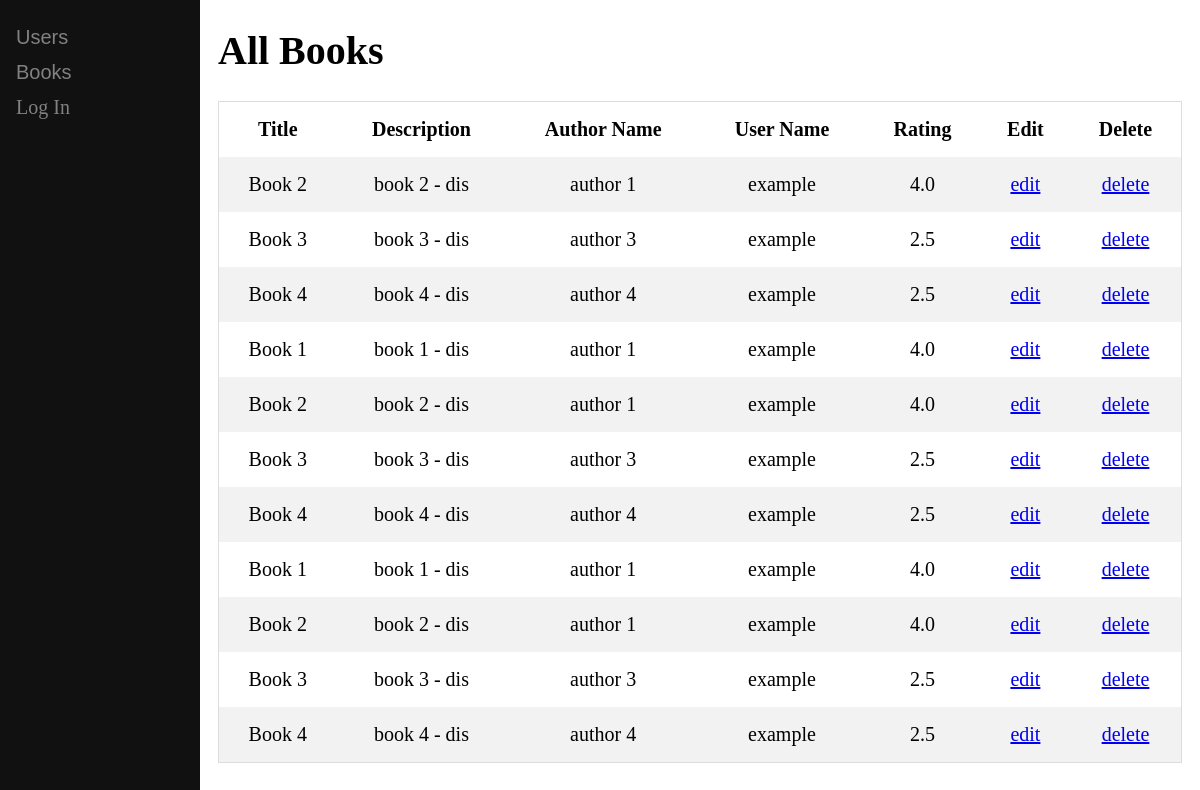
Screenshot of /allbook/ with the database file from the repository.
### book/models.py (models this page shows, shortened)
class Books(models.Model):
    title = models.CharField(max_length=100, blank=True,null=True)
    description = models.TextField(max_length=100, blank=True,null=True)
    rating = models.DecimalField(decimal_places=1, max_digits=20, default=0.0)
    user = models.ForeignKey(User,on_delete=models.SET_NULL,null=True, blank=True)
    author = models.ForeignKey(Author,on_delete=models.SET_NULL,null=True, blank=True)
    created = models.DateTimeField(auto_now_add=True)
    Id = models.UUIDField(default=uuid.uuid4, unique=True,primary_key=True,editable=False)

class Author(models.Model):
    name = models.CharField(max_length=100, blank=True,null=True)
    created = models.DateTimeField(auto_now_add=True)
    Id = models.IntegerField(unique=True,primary_key=True,editable=False)
    def __str__(self):
        return str(self.name)

### book/views.py (the view)
# urls.py: path('allbook/',views.allbooks,name='allbook'),
def allbooks(request):
    book = Books.objects.all()
    context = {'book':book}
    return render(request,'book/allbook.html',context)

### templates/book/allbook.html
{% extends 'main.html' %}
{% block content %}
<div class="main">
    <h1> All Books </h1>
    <table>
        <tr>
            <th>Title</th>
            <th>Description</th>
            <th>Author Name</th>
            <th>User Name</th>
            <th>Rating</th>
            <th>Edit</th>
            <th>Delete</th>
        </tr>
        {% for i in book %}
        <tr>
            <td>{{i.title}}</td>
            <td>{{i.description}}</td>
            <td>{{i.author}}</td>
            <td>{{i.user}}</td>
            <td>{{i.rating}}</td>
            <td><a href="{% url 'updatebook' i.Id %}">edit</a></td>
            <td><a href="{% url 'deletebook' i.Id %}">delete</a></td>
        </tr>
        {% endfor %}
    </table>
</div>
{% endblock content %}

### templates/main.html (shortened to what this page needs)
<!DOCTYPE html>
{% load static %}
<html lang="en">
    <head>
        <link rel="stylesheet" href='{% static "css/utilis.css" %}' />
        <link rel="stylesheet" href='{% static "css/main.css" %}' />
    </head>
<body>
    {% include 'navbar.html' %}
    {% block content %}
    {% endblock content %}
</body>
</html>

### templates/navbar.html (shortened to what this page needs)
{% load static %}
<div class="sidenav">
    <button class="dropdown-btn">Users
    </button>
    <button class="dropdown-btn">Books
    </button>
    {% if request.user.is_authenticated %}
        <a href="{% url 'logout' %}">Log Out</a>
    {% else %}
        <a href="{% url 'login' %}">Log In</a>
    {% endif %}
</div>

### static/css/main.css (style rules this page uses)
.sidenav { height: 100%; width: 200px; position: fixed; z-index: 1; top: 0; left: 0; background-color: #111; overflow-x: hidden; padding-top: 20px; }
.sidenav a, .dropdown-btn { padding: 6px 8px 6px 16px; text-decoration: none; font-size: 20px; color: #818181; display: block; border: none; background: none; width: 100%; text-align: left; cursor: pointer; outline: none; }
.main { margin-left: 200px; font-size: 20px; padding: 0px 10px; }
table { border-collapse: collapse; border-spacing: 0; width: 100%; border: 1px solid #ddd; }
th, td { text-align: center; padding: 16px; }
tr:nth-child(even) { background-color: #f2f2f2; }

### rows the page displays
Books: title "Book 2", description "book 2 - dis", author "author 1", user "example", rating "4.0"
Books: title "Book 3", description "book 3 - dis", author "author 3", user "example", rating "2.5"
Books: title "Book 4", description "book 4 - dis", author "author 4", user "example", rating "2.5"
Books: title "Book 1", description "book 1 - dis", author "author 1", user "example", rating "4.0"
Books: title "Book 2", description "book 2 - dis", author "author 1", user "example", rating "4.0"
Books: title "Book 3", description "book 3 - dis", author "author 3", user "example", rating "2.5"
Books: title "Book 4", description "book 4 - dis", author "author 4", user "example", rating "2.5"
Books: title "Book 1", description "book 1 - dis", author "author 1", user "example", rating "4.0"
Books: title "Book 2", description "book 2 - dis", author "author 1", user "example", rating "4.0"
Books: title "Book 3", description "book 3 - dis", author "author 3", user "example", rating "2.5"
Books: title "Book 4", description "book 4 - dis", author "author 4", user "example", rating "2.5"
